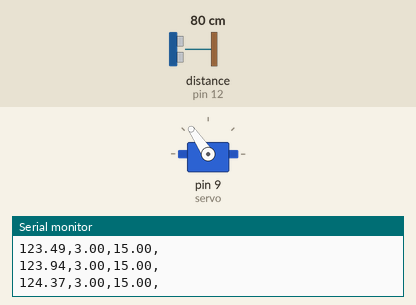
This sketch was run on a simulated Arduino Uno, built with avr-gcc and run on an emulated ATmega328P. Shown: servo, the last lines printed to the serial monitor. Wiring (inferred from the names in the program): ultrasonic range finder: trigger pin 11; echo pin 12. The inputs (shaded band) are chosen by the test bench; at power-on: distance to the obstacle (sensor on pin 12) 80 cm. The echo pulse lasts 58.3 µs per cm.

Above: at 1.2 s.
1.3 s: distance to the obstacle (sensor on pin 12) set to 43 cm
At 1.55 s:
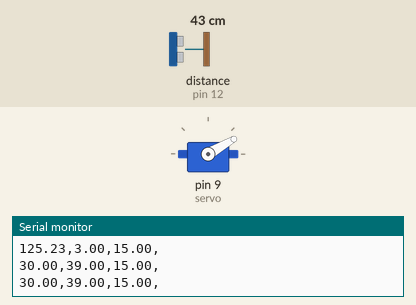
4.3 s: distance to the obstacle (sensor on pin 12) set to 2 cm
At 5.2 s:
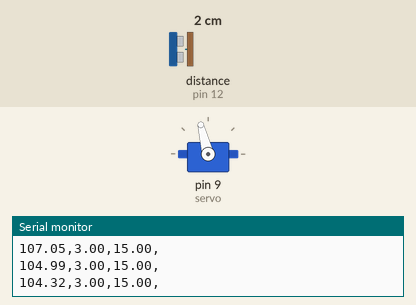
7.3 s: distance to the obstacle (sensor on pin 12) set to 9 cm
At 14.05 s:
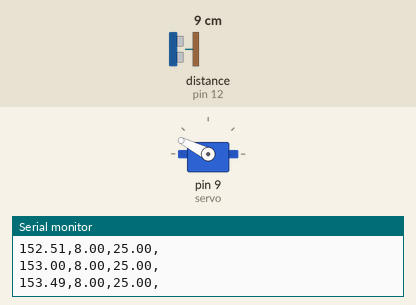
Timing chart, 0 to 16.3 s (numbered marks = the images above; inputs shaded):
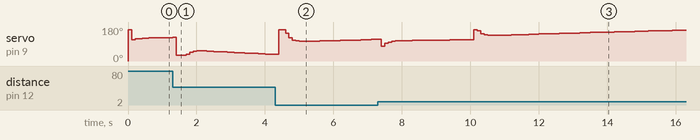

The sketch:

sketch_feb22a.ino
```cpp
#include <Servo.h>  // Libreria para el servo motor
#include <TaskScheduler.h>

Servo servo;  // objeto de servo
Scheduler RealTimeCore;

// pines del HC-SR05
const int trigPin = 11;
const int echoPin = 12;

static unsigned long startTime = millis();


float angle_motor;    // angulo del servomotor
long duration;        // duracion de la trayec: HC-SR05
int distance;         // distancia: HC-SR05
int past_dist, past_dist2 = 0;

// --- parametros del controlador --- //

float uk = 0;
float uk_p, uk_1, uk_2 = 0.0;
float ek, ek_p, ek_1, ek_2 = 0;
float uik, uik_p, uik_1, uik_2 = 0;
float yk = 0;
float rkf = 25;
float rk = 25;

float ukm_1, ukmp = 0;
int senseAve = 0;
int senseSum = 0;
int i = 0;
bool goread = 0;
int numReads = 5;

void controlador();
void distanceread();
void mapfloat();
void escalon();

Task controltarea(100, TASK_FOREVER, &controlador, &RealTimeCore, true);  // freq: 1kHz
Task distancia(5, TASK_FOREVER, &distanceread, &RealTimeCore, true);
Task escalontask(10000, TASK_FOREVER, &escalon, &RealTimeCore, true);

void controlador() {
  distanceread();

  ek = rk - yk;
  uk = 1.47*uk_1 - 0.4737*uk_2 + 0.0553*ek - 0.103*ek_1 +0.0479*ek_2 ;

  float ukm = uk + 2;
  ukm = mapfloat(ukm, 1.5, 2.5, 30, 165);
  ukm = constrain(ukm, 30, 165) ;
  servo.write(ukm);

  uk_2 = uk_1;
  uk_1 = uk;
  uk_p = uk;

  ek_2 = ek_1;
  ek_1 = ek;
  ek_p = ek;
  ukm_1 = ukmp;
  ukmp = ukm;
  past_dist = past_dist2;
  past_dist2 = yk;

  Serial.print (ukm);    // limites: -7 a 7
  Serial.print(",");

  Serial.print (yk);    // limites: -7 a 7
  Serial.print(",");

  Serial.print (rk);    // limites: -7 a 7
  Serial.print(",");

  Serial.println();
}

void distanceread() {
  if (i > numReads and goread == 1 ){
    i = 0;
    goread = 0;
    senseSum = 0;
  }
  digitalWrite(trigPin, LOW);
  delayMicroseconds(2);

  digitalWrite(trigPin, HIGH);
  delayMicroseconds(10);
  digitalWrite(trigPin, LOW);

  duration = pulseIn(echoPin, HIGH);
  distance = duration * 0.034 / 2;
  if (distance > 46) {
    distance = past_dist;
  }
  else if (distance < 3) distance = 3;
  if (i >= numReads) {
    //senseSum += distance;
    senseAve = senseSum / numReads;
    goread = 1;
  }
  else {
    senseSum += distance;
  }
  if (goread)
  {
    yk = senseAve;
    yk = constrain(yk, 3, 39) ;
  }
  i = i + 1;
};

void escalon() {
   if (rk == 25) rk = 15;
   else if (rk == 15) rk = 25;
}

void setup() {
  Serial.begin(9600);

  pinMode(trigPin, OUTPUT);
  pinMode(echoPin, INPUT);

  servo.attach(9);  // pin 9 del arduino PWM
  servo.write(angle_motor);
}

void loop() {
  RealTimeCore.execute();  // Ejecución de tareas con task scheduler
}

float mapfloat(float x, float in_min, float in_max, float out_min, float out_max)
{
  return (x - in_min) * (out_max - out_min) / (in_max - in_min) + out_min;
}
```
